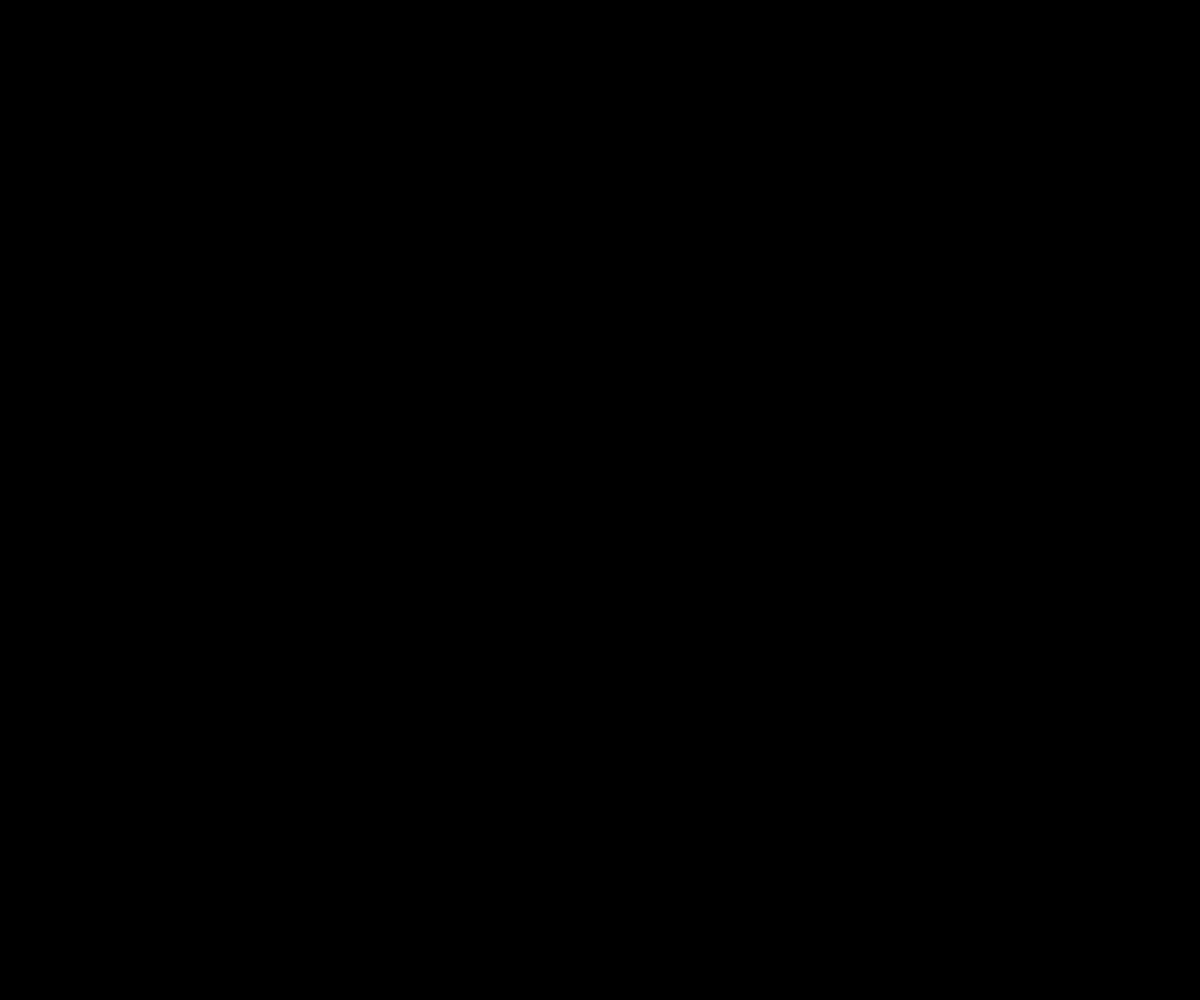
Frame 1 (no input)
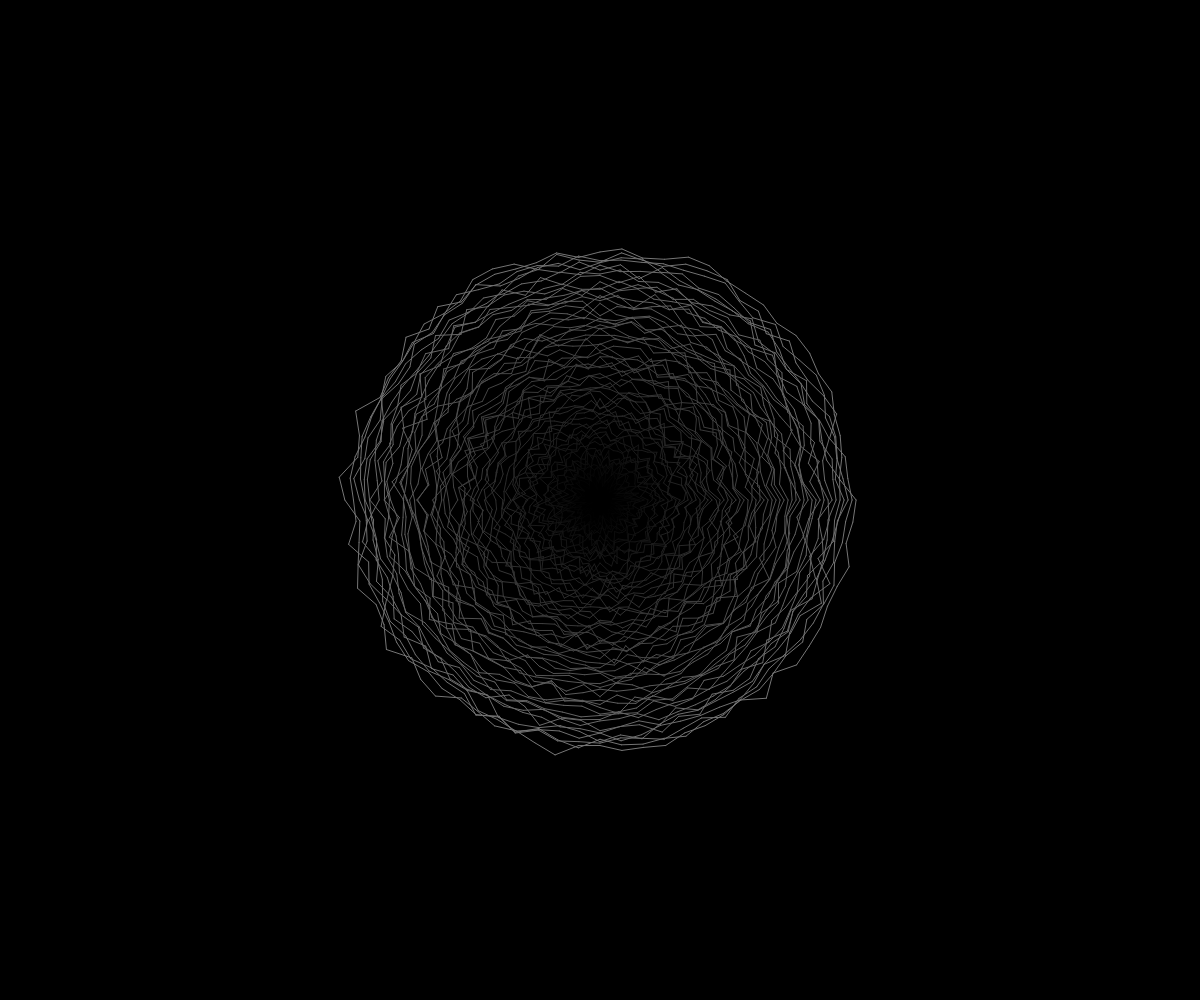
Frame 60 (no input)
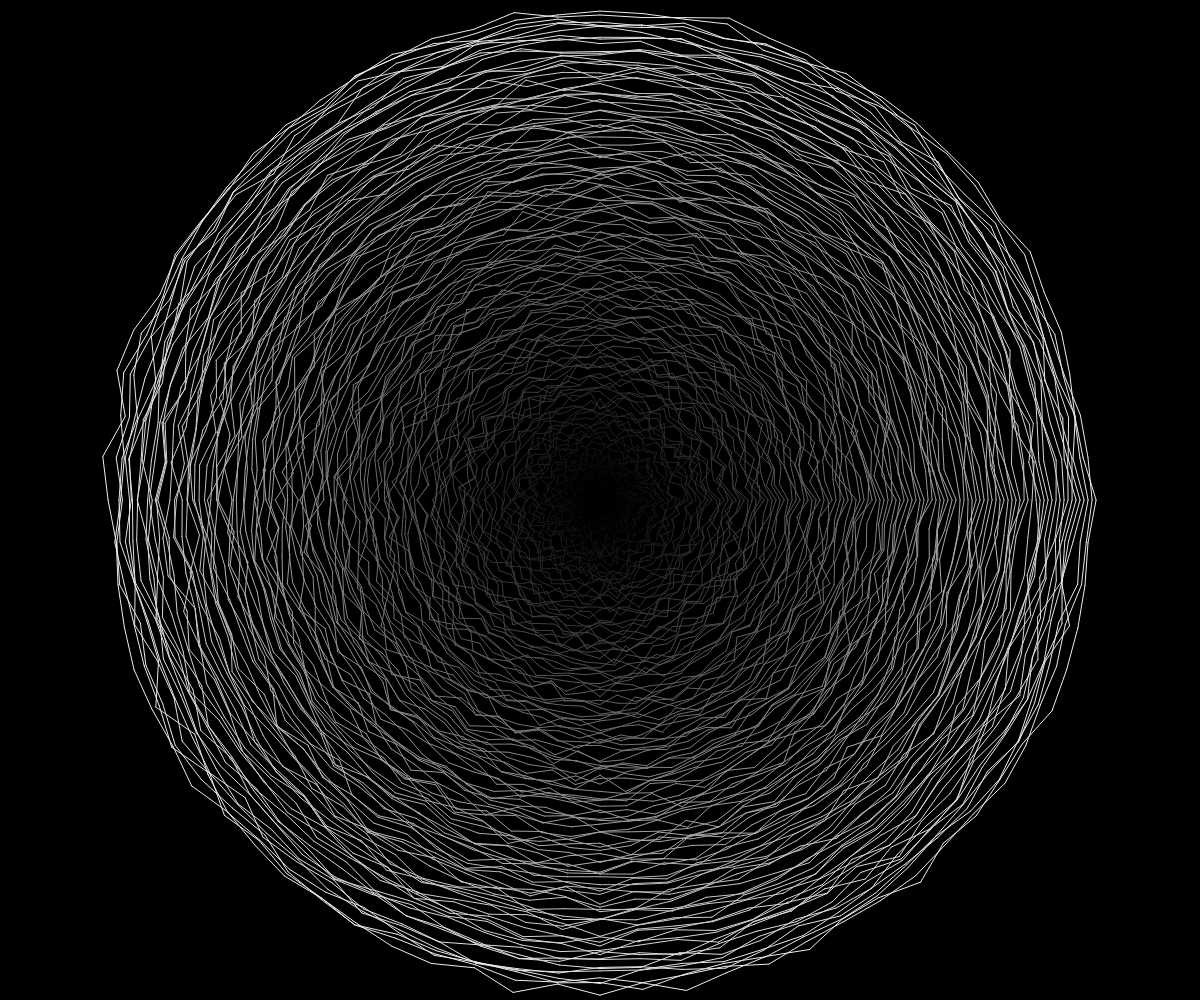
Frame 120 (the mouse pressed at the canvas centre since frame 60)

The p5.js sketch that drew these frames (run headless with seeded random() and noise() and a simulated clock; from frame 60 on, the mouse is pressed at the canvas centre):

// p5.js sketch
// ── sketch.js
var particleList = [];
var radius;
var addNoise;
var alpha;

function setup() {
  createCanvas(window.innerWidth, window.innerHeight);
  background(0);
  radius = 0;
  alpha = 0;
  stroke(alpha);

  for (var i = 0; i < 360; i+=5) {
    var posX = cos (radians(i)) * radius;
    var posY = sin (radians(i)) * radius;
    var newParticle = new Particle (posX, posY, i);
    particleList.push(newParticle);
  }

}

function draw() {
  translate (width/2, height/2);
  stroke(alpha);

  for (var i = 0; i < particleList.length; i++) {

    addNoise = noise(millis()*i)*30;

    var posX = cos (radians(particleList[i].angle)) * (radius + addNoise);
    var posY = sin (radians(particleList[i].angle)) * (radius + addNoise);

    particleList[i].update(posX, posY);
  }

  for (var i = 1; i < particleList.length; i++) {
      particleList[i].draw(particleList[i-1].x, particleList[i-1].y);
  }

  particleList[particleList.length-1].draw(particleList[0].x, particleList[0].y);

  radius += 4;
  alpha += 2;

}

function mouseClicked() {

}

function Particle (x, y, angle) {

  this.x = x;
  this.y = y;
  this.angle = angle;

  this.update = function(x, y) {
    this.x = x;
    this.y = y;
  }

  this.draw = function(prevX, prevY) {
    //ellipse (this.x, this.y, 10, 10);
    line (prevX, prevY, this.x, this.y);
  }

}
